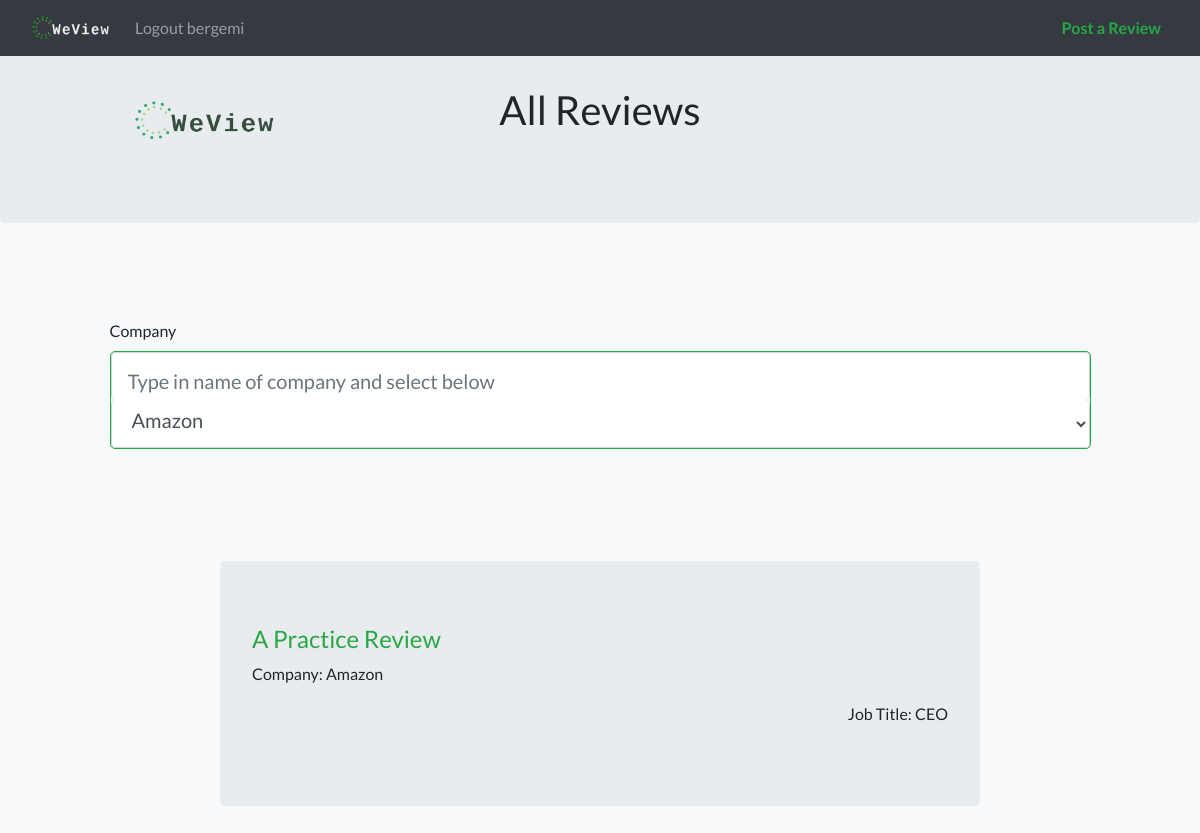
The app's page /reviews (signed in) with its own data.
### main.py (models this page shows, shortened)
class Review(db.Model):
    id = db.Column(db.Integer, primary_key=True)
    title = db.Column(db.String(50))
    job_title = db.Column(db.String(50))
    response = db.Column(db.Text())
    company_id = db.Column(db.String(50), db.ForeignKey('company.id'),
        nullable=False)
    comments = db.relationship("Comment", backref="review", lazy=True)
    username = db.Column(db.String(20), db.ForeignKey('user.username'),
        nullable=False)

### main.py (the view)
@app.route("/reviews", methods=['GET','POST'])
@login_required
def reviews():
    form = SearchForm()
    companies = CompaniesList()
    form.select.choices = companies
    all_revs = Review.query.all()
    if form.validate_on_submit():
        reviews = Review.query.filter_by(company_id=form.select.data).all()
        img = clearbitInformation(form.select.data)
        img_info = img["logo"]
        return render_template('reviews.html', user=session['username'], form=form, reviews=reviews, title=f'{form.select.data} Reviews', img_url=img_info)
    return render_template('reviews.html', user=session['username'], form=form, reviews=all_revs, title="All Reviews", img_url="../static/styles/images/logo_dark.jpeg")

### forms.py
class SearchForm(FlaskForm):
    company = StringField('Company')
    select = SelectField('Company', choices=[], validators=[DataRequired()])
    submit = SubmitField('Search')

### clearbitAPI.py (called while the page is built)
def CompaniesList():
    companies = ['Amazon', 'NVIDIA', 'Intel', 'Apple', 'Microsoft', 'HBO Max', 'Netflix', 'Nintendo', 'Sony', 'Google', 'Dell', 'Facebook', 'HP']
    return companies

### main.py (called while the page is built)
def login_required(func):
    @functools.wraps(func)
    def secure_function(*args, **kwargs):
        if "username" not in session:
            return redirect(url_for("login", next=request.url))
        return func(*args, **kwargs)
    return secure_function

### templates/reviews.html (shortened to what this page needs)
{% extends "layout_for_after_login.html" %}
{% block navbar %}
<nav class="navbar navbar-expand-md navbar-dark bg-dark fixed-top">
  <div class="container-fluid">
    <a class="navbar-brand" href="/home">
      <img src="static/styles/images/small_logo.png" alt="logo" width="80px" height="30px" class="d-inline-block align-top">
    </a>
    <div class="collapse navbar-collapse" id="navbarNav">
        <ul class="navbar-nav">
            <li class="nav-item">
                <a class="nav-link" href="/logout">Logout {{ user }}</a>
            </li>
        </ul>
        <ul class="navbar-nav ml-auto">
            <li class="nav-item">
                <b><a class="nav-link text-success" href="/post">Post a Review</a></b>
            </li>
        </ul>
    </div>
</div>
</nav>
{% endblock %}
{% block content %}
    <div class="jumbotron text-center" style="padding-top:5vh; margin-top:5.7vh;">
        <div class="row">
            <div class="col-4">
                <img src="{{ img_url }}" alt="{{ title }} logo url: {{ img_url }}" style="mix-blend-mode:multiply; max-height:100vh; max-width:15vw"></img>
            </div>
            <div class="col-4"><h1>{{ title }}</h1></div>
            <div class="col-4"></div>
        </div>
    </div>
    <div class="container">
        <div class="row">
            <div class="col"></div>
            <div class="col-11 jumbotron bg-light">
                <form method="POST" action="">
                    <fieldset class="form-group">
                        {{ form.company.label(class="form-control-label") }}
                        <div style="border:1px solid ; border-radius:5px;" class="text-success">
                        <div class="form-group" style="padding-bottom:0px; margin-bottom:0px;">
                            {% if form.company.errors %}
                                {{ form.company(class="form-control form-control-lg is-invalid", placeholder="Type in name of company and select below") }}
                                <div class="invalid-feedback">
                                    {% for error in form.company.errors%}
                                        <span>{{error}}</span>
                                    {% endfor %}
                                </div>
                            {% else %}
                                {{ form.company(id="in", class="form-control form-control-lg", onkeyup="filter()", placeholder="Type in name of company and select below", style="margin-bottom:0px; padding-bottom:0px; border-bottom:0px;") }}
                            {% endif %}
                        </div>
                        <div class="form-group" style="padding-bottom:0px; margin-bottom:0px;">
                            {{ form.select(id="out", class="form-control form-control-lg",
                                style="list-style-type:None; padding-top:0px; border-top:0px; margin-top:0px;",
                                onchange="document.getElementById('in').value=document.getElementById('out').value", onchange="form.submit()") }}
                        </div>
                        </div>
                    </fieldset>
                </form>
            </div>
            <div class="col"></div>
        </div>
    </div>
    <div class="container">
        {% for data in reviews %}
            <div class="row">
                <div class="col"></div>
                    <div class="col-8 jumbotron">
                        <b>
                            <h4>
                                <a href="/read?id={{data.id}}" class="text-success">
                                    {{data.title}}
                                </a>
                            </h4>
                        </b>
                        <p style="text-align:left">Company: {{data.company_id}}</p>
                        <p style="text-align:right">Job Title: {{data.job_title}}</p>
                    </div>
                <div class="col"></div>
            </div>
        {% endfor %}
    </div>
{% endblock %}

### static/styles/main.css (style rules this page uses)
body, html, h1, h2, h3, h4, h5, h6, nav-item, btn-nav, div, li, ul, p, span, a, button, nav { font-family: 'Lato', sans-serif; }

### records on screen
Review: username "bergemi", title "A Practice Review", company_id "Amazon", job_title "CEO"

### other values on screen
{{ title }} "All Reviews"
